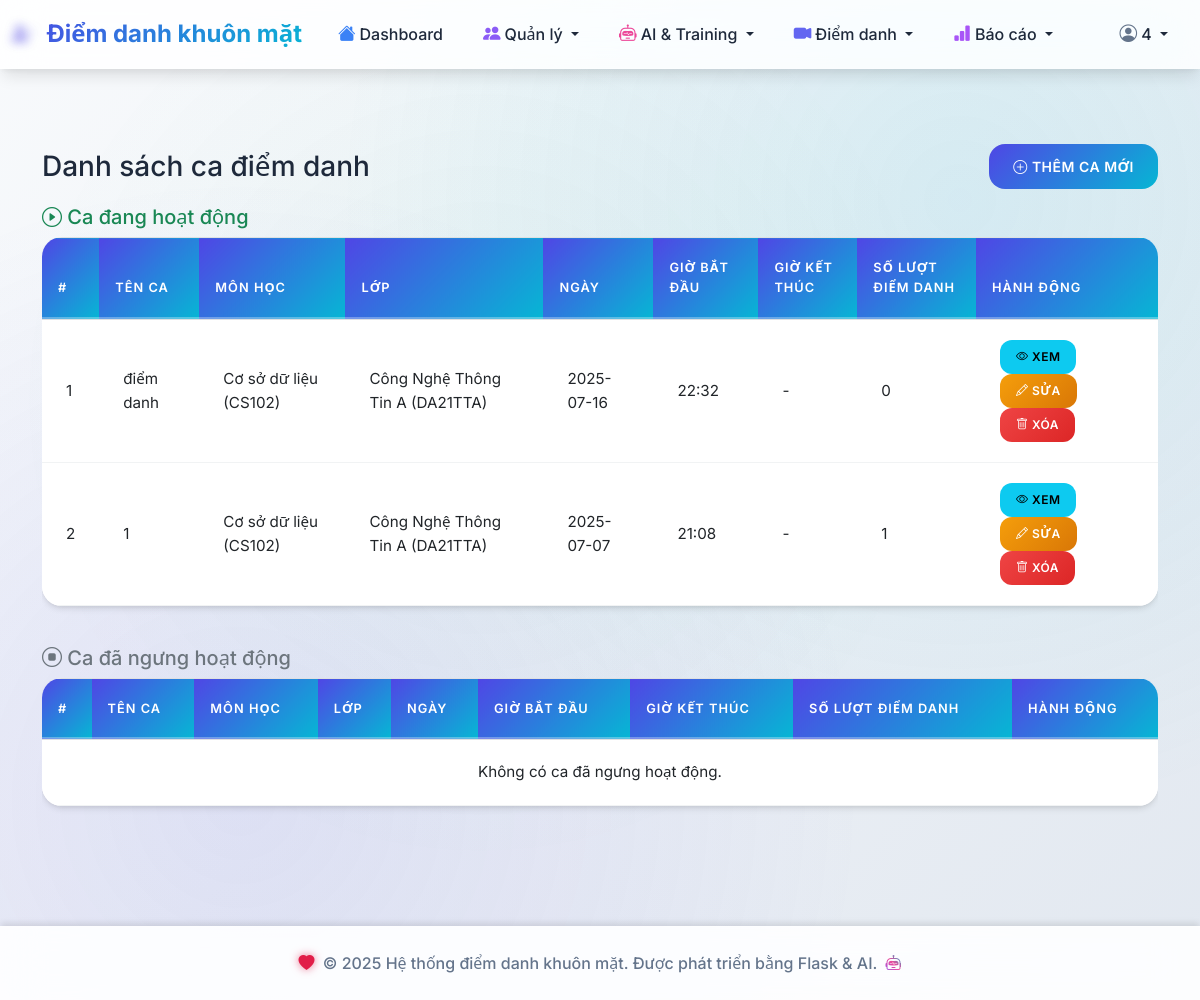
The page /attendance/sessions (signed in) on the database its author committed.
### tables this page shows
CREATE TABLE attendance_sessions (
            id INTEGER PRIMARY KEY AUTOINCREMENT,
            session_name TEXT NOT NULL,
            subject_id INTEGER NOT NULL,
            class_id INTEGER NOT NULL,
            session_date DATE NOT NULL,
            start_time TIME NOT NULL,
            end_time TIME,
            status TEXT DEFAULT 'active',
            created_at TIMESTAMP DEFAULT CURRENT_TIMESTAMP, port INTEGER,
            FOREIGN KEY (subject_id) REFERENCES subjects (id),
            FOREIGN KEY (class_id) REFERENCES classes (id)
        );

### routes/attendance.py (the view)
@attendance_bp.route('/sessions')
def list_sessions():
    conn = get_db_connection()
    now = datetime.now().strftime('%Y-%m-%d %H:%M')
    active_sessions = conn.execute('''
        SELECT ast.*, s.subject_name, s.subject_code, c.class_name, c.class_code,
               COUNT(ar.id) as attendance_count
        FROM attendance_sessions ast
        JOIN subjects s ON ast.subject_id = s.id
        JOIN classes c ON ast.class_id = c.id
        LEFT JOIN attendance_records ar ON ast.id = ar.session_id
        WHERE (ast.end_time IS NULL OR (ast.session_date || ' ' || ast.end_time) > ?)
        GROUP BY ast.id
        ORDER BY ast.session_date DESC, ast.start_time DESC
    ''', (now,)).fetchall()
    inactive_sessions = conn.execute('''
        SELECT ast.*, s.subject_name, s.subject_code, c.class_name, c.class_code,
               COUNT(ar.id) as attendance_count
        FROM attendance_sessions ast
        JOIN subjects s ON ast.subject_id = s.id
        JOIN classes c ON ast.class_id = c.id
        LEFT JOIN attendance_records ar ON ast.id = ar.session_id
        WHERE (ast.end_time IS NOT NULL AND (ast.session_date || ' ' || ast.end_time) <= ?)
        GROUP BY ast.id
        ORDER BY ast.session_date DESC, ast.start_time DESC
    ''', (now,)).fetchall()
    conn.close()
    return render_template('attendance/sessions.html', active_sessions=active_sessions, inactive_sessions=inactive_sessions)

### models/database.py (called while the page is built)
def get_db_connection():
    conn = sqlite3.connect(DATABASE_PATH)
    conn.row_factory = sqlite3.Row
    return conn

### templates/attendance/sessions.html
{% extends "base.html" %} {% block title %}Quản lý ca điểm danh{% endblock %} {% block content %}
<div class="container py-4">
  <div class="d-flex justify-content-between align-items-center mb-3">
    <h3 class="mb-0">Danh sách ca điểm danh</h3>
    <a href="{{ url_for('attendance.add_session') }}" class="btn btn-primary"> <i class="bi bi-plus-circle"></i> Thêm ca mới </a>
  </div>
  <h5 class="text-success mb-2"><i class="bi bi-play-circle"></i> Ca đang hoạt động</h5>
  <div class="table-responsive mb-4">
    <table class="table table-bordered table-hover align-middle bg-white">
      <thead class="table-light">
        <tr>
          <th>#</th>
          <th>Tên ca</th>
          <th>Môn học</th>
          <th>Lớp</th>
          <th>Ngày</th>
          <th>Giờ bắt đầu</th>
          <th>Giờ kết thúc</th>
          <th>Số lượt điểm danh</th>
          <th>Hành động</th>
        </tr>
      </thead>
      <tbody>
        {% for s in active_sessions %}
        <tr>
          <td>{{ loop.index }}</td>
          <td>{{ s.session_name }}</td>
          <td>{{ s.subject_name }} ({{ s.subject_code }})</td>
          <td>{{ s.class_name }} ({{ s.class_code }})</td>
          <td>{{ s.session_date }}</td>
          <td>{{ s.start_time }}</td>
          <td>{{ s.end_time or '-' }}</td>
          <td>{{ s.attendance_count }}</td>
          <td>
            <a href="{{ url_for('attendance.session_detail', session_id=s.id) }}" class="btn btn-sm btn-info"><i class="bi bi-eye"></i> Xem</a>
            <a href="{{ url_for('attendance.edit_session', session_id=s.id) }}" class="btn btn-sm btn-warning"><i class="bi bi-pencil"></i> Sửa</a>
            <form action="{{ url_for('attendance.delete_session', session_id=s.id) }}" method="post" style="display: inline-block" onsubmit="return confirm('Bạn có chắc muốn xóa ca này?');">
              <button type="submit" class="btn btn-sm btn-danger"><i class="bi bi-trash"></i> Xóa</button>
            </form>
          </td>
        </tr>
        {% else %}
        <tr>
          <td colspan="9" class="text-center">Không có ca đang hoạt động.</td>
        </tr>
        {% endfor %}
      </tbody>
    </table>
  </div>
  <h5 class="text-secondary mb-2"><i class="bi bi-stop-circle"></i> Ca đã ngưng hoạt động</h5>
  <div class="table-responsive">
    <table class="table table-bordered table-hover align-middle bg-white">
      <thead class="table-light">
        <tr>
          <th>#</th>
          <th>Tên ca</th>
          <th>Môn học</th>
          <th>Lớp</th>
          <th>Ngày</th>
          <th>Giờ bắt đầu</th>
          <th>Giờ kết thúc</th>
          <th>Số lượt điểm danh</th>
          <th>Hành động</th>
        </tr>
      </thead>
      <tbody>
        {% for s in inactive_sessions %}
        <tr>
          <td>{{ loop.index }}</td>
          <td>{{ s.session_name }}</td>
          <td>{{ s.subject_name }} ({{ s.subject_code }})</td>
          <td>{{ s.class_name }} ({{ s.class_code }})</td>
          <td>{{ s.session_date }}</td>
          <td>{{ s.start_time }}</td>
          <td>{{ s.end_time or '-' }}</td>
          <td>{{ s.attendance_count }}</td>
          <td>
            <a href="{{ url_for('attendance.session_detail', session_id=s.id) }}" class="btn btn-sm btn-info"><i class="bi bi-eye"></i> Xem</a>
            <a href="{{ url_for('attendance.edit_session', session_id=s.id) }}" class="btn btn-sm btn-warning"><i class="bi bi-pencil"></i> Sửa</a>
            <form action="{{ url_for('attendance.delete_session', session_id=s.id) }}" method="post" style="display: inline-block" onsubmit="return confirm('Bạn có chắc muốn xóa ca này?');">
              <button type="submit" class="btn btn-sm btn-danger"><i class="bi bi-trash"></i> Xóa</button>
            </form>
          </td>
        </tr>
        {% else %}
        <tr>
          <td colspan="9" class="text-center">Không có ca đã ngưng hoạt động.</td>
        </tr>
        {% endfor %}
      </tbody>
    </table>
  </div>
</div>
{% endblock %}

### static/css/style.css (style rules this page uses)
:root { --primary-color: #4f46e5; --primary-light: #818cf8; --primary-dark: #3730a3; --secondary-color: #06b6d4; --secondary-light: #67e8f9; --secondary-dark: #0891b2; --success-color: #10b981; --danger-color: #ef4444; --warning-color: #f59e0b; --info-color: #3b82f6; --light-color: #f8fafc; --dark-color: #1e293b; --surface-color: #ffffff; --border-color: #e2e8f0; --text-primary: #1e293b; --text-secondary: #64748b; --gradient-primary: linear-gradient(135deg, #4f46e5 0%, #06b6d4 100%); --gradient-success: linear-gradient(135deg, #10b981 0%, #059669 100%); --gradient-danger: linear-gradient(135deg, #ef4444 0%, #dc2626 100%); --gradient-warning: linear-gradient(135deg, #f59e0b 0%, #d97706 100%); --shadow-sm: 0 1px 3px 0 rgba(0, 0, 0, 0.1), 0 1px 2px 0 rgba(0, 0, 0, 0.06); --shadow-md: 0 4px 6px -1px rgba(0, 0, 0, 0.1), 0 2px 4px -1px rgba(0, 0, 0, 0.06); --shadow-lg: 0 10px 15px -3px rgba(0, 0, 0, 0.1), 0 4px 6px -2px rgba(0, 0, 0, 0.05); --shadow-xl: 0 20px 25px -5px rgba(0, 0, 0, 0.1), 0 10px 10px -5px rgba(0, 0, 0, 0.04); }
* { box-sizing: border-box; }
body { font-family: "Inter", "Segoe UI", -apple-system, BlinkMacSystemFont, "Roboto", "Oxygen", "Ubuntu", "Cantarell", sans-serif; background: linear-gradient(135deg, #f8fafc 0%, #e2e8f0 100%); color: var(--text-primary); line-height: 1.6; overflow-x: hidden; }
body::before { content: ""; position: fixed; top: 0; left: 0; width: 100%; height: 100%; background: radial-gradient(circle at 20% 80%, rgba(79, 70, 229, 0.1) 0%, transparent 50%), radial-gradient(circle at 80% 20%, rgba(6, 182, 212, 0.1) 0%, transparent 50%), radial-gradient(circle at 40% 40%, rgba(16, 185, 129, 0.05) 0%, transparent 50%); pointer-events: none; z-index: -1; }
.btn { border-radius: 16px; font-weight: 600; padding: 0.75rem 1.5rem; border: none; transition: all 0.3s cubic-bezier(0.4, 0, 0.2, 1); position: relative; overflow: hidden; text-transform: uppercase; letter-spacing: 0.5px; font-size: 0.875rem; }
.btn::before { content: ""; position: absolute; top: 0; left: -100%; width: 100%; height: 100%; background: rgba(255, 255, 255, 0.2); transition: left 0.3s ease; }
.btn-primary { background: var(--gradient-primary); color: white; }
.btn-danger { background: var(--gradient-danger); color: white; }
.btn-warning { background: var(--gradient-warning); color: white; }
.btn-sm { padding: 0.5rem 1rem; font-size: 0.75rem; border-radius: 12px; }
.table { border-radius: 20px; overflow: hidden; background: rgba(255, 255, 255, 0.9); backdrop-filter: blur(20px); box-shadow: var(--shadow-md); line-height: 1.6; }
.table thead th { background: var(--gradient-primary); color: white; border: none; font-weight: 600; text-transform: uppercase; font-size: 0.8rem; letter-spacing: 1px; padding: 1.25rem 1rem; position: relative; }
.table thead th::after { content: ""; position: absolute; bottom: 0; left: 0; width: 100%; height: 2px; background: rgba(255, 255, 255, 0.3); }
.table tbody tr { transition: all 0.3s cubic-bezier(0.4, 0, 0.2, 1); border-bottom: 1px solid rgba(226, 232, 240, 0.5); }
.table tbody td { padding: 1rem; border: none; vertical-align: middle; padding: 1.25rem 1.5rem; font-size: 0.95rem; vertical-align: middle; border-bottom: 1px solid #f1f3f4; }
.table th { border-bottom: 2px solid rgba(79, 70, 229, 0.1); font-weight: 600; color: var(--text-primary); }

### rows shown on the page
attendance_sessions: session_name "điểm danh", subject_name "Cơ sở dữ liệu", subject_code "CS102", class_name "Công Nghệ Thông Tin A", class_code "DA21TTA", session_date "2025-07-16", start_time "22:32", end_time "-", attendance_count "0"
attendance_sessions: session_name "1", subject_name "Cơ sở dữ liệu", subject_code "CS102", class_name "Công Nghệ Thông Tin A", class_code "DA21TTA", session_date "2025-07-07", start_time "21:08", end_time "-", attendance_count "1"

### other values the page prints
{{ session.username or 'Admin' }} "4"
